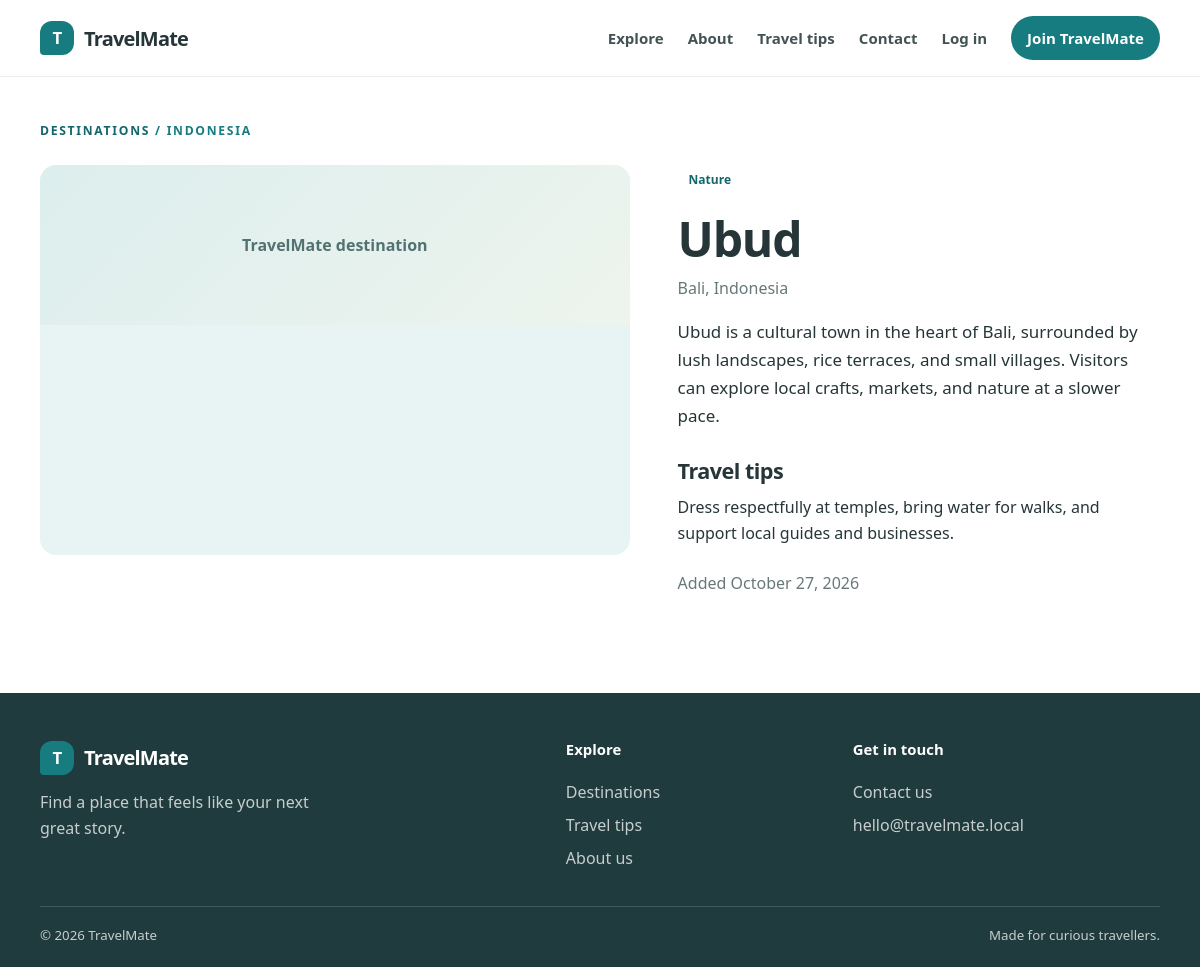
The app's page /place-details.php?id=3 with its own data.
### tables this page shows
CREATE TABLE IF NOT EXISTS places (
    id INT UNSIGNED NOT NULL AUTO_INCREMENT,
    user_id INT UNSIGNED NULL,
    name VARCHAR(150) NOT NULL,
    country VARCHAR(100) NOT NULL,
    location VARCHAR(150) NOT NULL DEFAULT '',
    category ENUM('Beach', 'Mountain', 'Historical', 'Nature', 'City', 'Other') NOT NULL,
    short_description VARCHAR(500) NOT NULL,
    full_description TEXT NOT NULL,
    travel_tips TEXT NULL,
    image VARCHAR(1000) NULL,
    status ENUM('pending', 'approved') NOT NULL DEFAULT 'pending',
    created_at TIMESTAMP NOT NULL DEFAULT CURRENT_TIMESTAMP,
    updated_at TIMESTAMP NOT NULL DEFAULT CURRENT_TIMESTAMP ON UPDATE CURRENT_TIMESTAMP,
    PRIMARY KEY (id),
    KEY idx_places_status_created (status, created_at),
    KEY idx_places_category (category),
    KEY idx_places_user (user_id),
    CONSTRAINT fk_places_user FOREIGN KEY (user_id) REFERENCES users (id)
        ON UPDATE CASCADE ON DELETE SET NULL
);

### includes/auth.php (called while the page is built, shortened)
<?php
function e($value)
{
    return htmlspecialchars((string) $value, ENT_QUOTES, 'UTF-8');
}
function app_base_url()
{
    $directory = str_replace('\\', '/', dirname(isset($_SERVER['SCRIPT_NAME']) ? $_SERVER['SCRIPT_NAME'] : '/'));
    $directory = rtrim($directory, '/');
    if ($directory === '' || $directory === '.') {
        return '';
    }
    return $directory === '.' ? '' : $directory;
}
function url($path = '')
{
    $base = app_base_url();
    return $base . ($path === '' ? '/' : '/' . ltrim($path, '/'));
}

### place-details.php (the view, shortened to what this page needs)
<?php
require_once __DIR__ . '/includes/auth.php';
$id = isset($_GET['id']) ? filter_var($_GET['id'], FILTER_VALIDATE_INT, array('options' => array('min_range' => 1))) : false;
$statement = mysqli_prepare($conn, 'SELECT p.*, CONCAT(u.first_name, " ", u.last_name) AS creator_name FROM places p LEFT JOIN users u ON p.user_id = u.id WHERE p.id = ? LIMIT 1');
mysqli_stmt_bind_param($statement, 'i', $id);
mysqli_stmt_execute($statement);
$place = mysqli_fetch_assoc(mysqli_stmt_get_result($statement));
require __DIR__ . '/includes/header.php';
?>
<article class="container detail-page">
    <p class="eyebrow"><a href="<?= e(url('places.php')) ?>">Destinations</a> / <?= e($place['country']) ?></p>
    <div class="detail-grid">
        <div class="detail-image"></div>
        <div class="detail-copy"><span class="category-pill static-pill"><?= e($place['category']) ?></span><h1><?= e($place['name']) ?></h1><p class="detail-location"><?= e($place['location']) ?><?= $place['location'] !== '' ? ', ' : '' ?><?= e($place['country']) ?></p><p class="lead"><?= nl2br(e($place['full_description'])) ?></p><h2>Travel tips</h2><p><?= $place['travel_tips'] !== '' ? nl2br(e($place['travel_tips'])) : 'Take time to explore respectfully and check local guidance before your visit.' ?></p><p class="muted">Added <?= e(date('F j, Y', strtotime($place['created_at']))) ?></p>
        </div>
    </div>
</article>
<?php require __DIR__ . '/includes/footer.php'; ?>

### assets/css/style.css (style rules this page uses)
:root { --ink: #263638; --muted: #687879; --teal: #167c80; --teal-dark: #11676b; --sky: #e8f4f4; --cream: #fbfaf6; --paper: #ffffff; --line: #e4e9e7; --danger: #a63c39; --shadow: 0 14px 34px rgba(34, 63, 63, .08); --radius: 16px; }
* { box-sizing: border-box; }
html { scroll-behavior: smooth; }
body { margin: 0; background: var(--paper); color: var(--ink); font-family: "Segoe UI", Arial, sans-serif; font-size: 16px; line-height: 1.65; }
a { color: var(--teal-dark); text-decoration: none; }
h1, h2, h3, p { margin-top: 0; }
h1, h2, h3 { line-height: 1.2; letter-spacing: -.025em; }
h1 { font-size: clamp(2.4rem, 5vw, 4.4rem); }
h2 { font-size: clamp(1.7rem, 3vw, 2.45rem); }
.container { width: min(1120px, calc(100% - 40px)); margin: 0 auto; }
.eyebrow { margin-bottom: 10px; color: var(--teal); font-size: .76rem; font-weight: 800; letter-spacing: .14em; text-transform: uppercase; }
.category-pill { position: absolute; top: 14px; left: 14px; z-index: 1; display: inline-block; border-radius: 999px; padding: 5px 11px; background: rgba(255,255,255,.94); color: var(--teal-dark); font-size: .75rem; font-weight: 750; }
.static-pill { position: static; }
.detail-page { padding-top: 44px; padding-bottom: 80px; }
.detail-page > .eyebrow { margin-bottom: 24px; }
.detail-grid { display: grid; grid-template-columns: 1.1fr .9fr; gap: 48px; align-items: start; }
.detail-image { min-height: 390px; overflow: hidden; border-radius: var(--radius); background: var(--sky); }
.detail-copy h1 { margin: 15px 0 8px; font-size: clamp(2.2rem, 4vw, 3.4rem); }
.detail-location { color: var(--muted); }
.detail-copy .lead { font-size: 1.06rem; }
.detail-copy h2 { margin: 28px 0 10px; font-size: 1.35rem; }
.detail-copy .muted { margin-top: 24px; }

### assets/css/dashboard.css (style rules this page uses)
.muted { color: var(--muted); }

### records on screen
places: country "INDONESIA", category "Nature", name "Ubud", location "Bali", country "Indonesia", full_description "Ubud is a cultural town in the heart of Bali, surrounded by lush landscapes, rice terraces, and small villages. Visitors can explore local crafts, markets, and nature at a slower pace.", travel_tips "Dress respectfully at temples, bring water for walks, and support local guides and businesses.", created_at "October 27, 2026"
